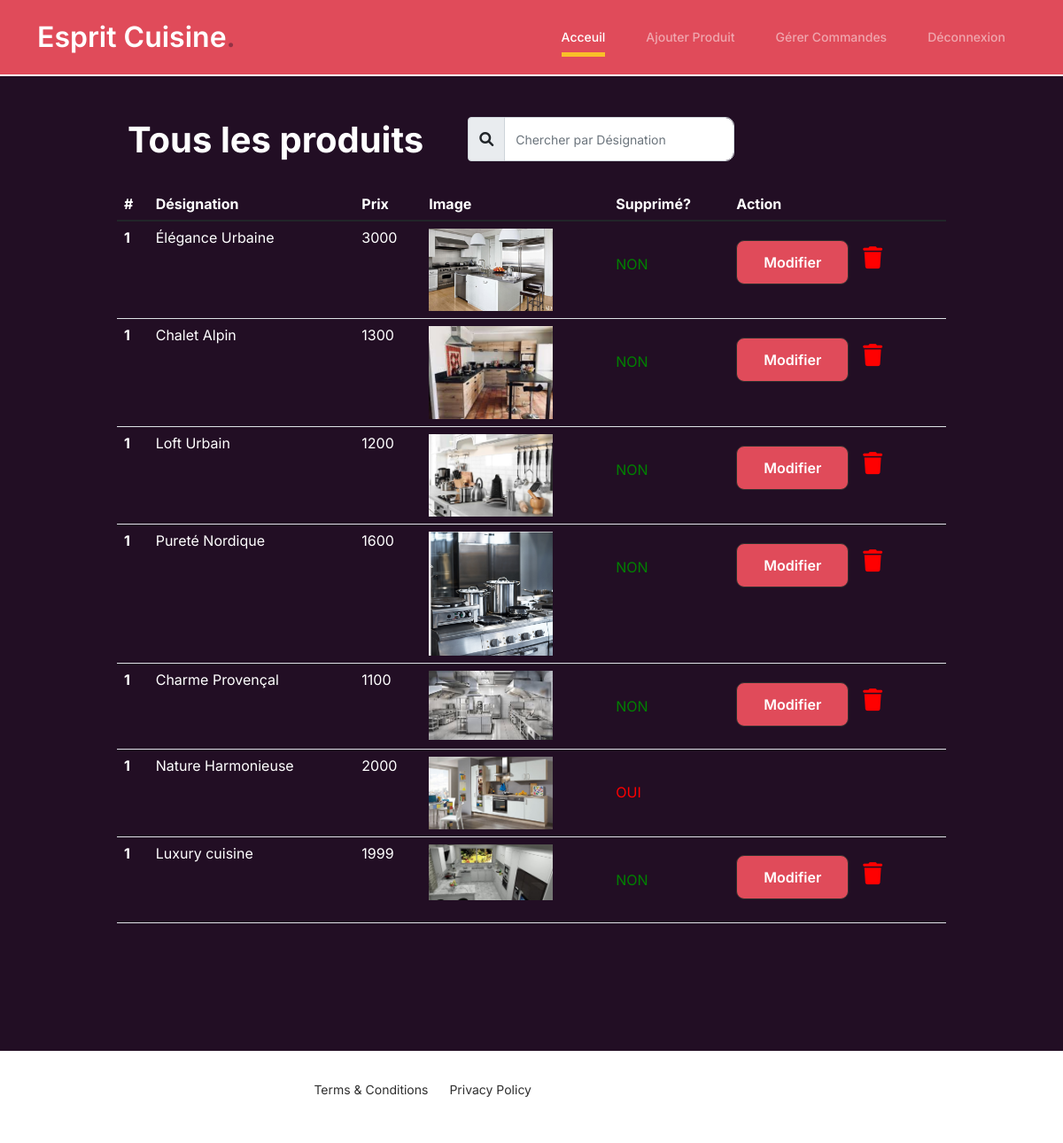
The app's page /admin/acceuil.php (signed in) with its own data.
### tables this page shows
CREATE TABLE `produits` (
  `id` int(11) NOT NULL,
  `Desingation` varchar(200) NOT NULL,
  `Description` varchar(500) NOT NULL,
  `prix` float NOT NULL,
  `image` varchar(200) NOT NULL,
  `deleted` int(11) NOT NULL
);

### admin/fonctions.php (called while the page is built, shortened)
<?php
    function connexion(){
        $servername="localhost";
        $user="root";
        $DBpsw="";
        $DBname="cuisine";
        try {
            $conn = new PDO("mysql:host=$servername;dbname=$DBname", $user, $DBpsw);
            $conn->setAttribute(PDO::ATTR_ERRMODE, PDO::ERRMODE_EXCEPTION);
            return $conn;
          } catch(PDOException $e) {
            echo "Connection failed: " . $e->getMessage();
          }
}
function getProducts(){
    $conn=connexion();
    $req="SELECT * FROM produits ";
    $res=$conn->query($req);
    $prods=$res->fetchAll();
    return $prods;
}

### admin/acceuil.php (the view, shortened to what this page needs)
<?php
include "fonctions.php";
$prods=getProducts();
?>
<!doctype html>
<html lang="en">
<head>
  <link rel="stylesheet" type="text/css" href="https://cdn.jsdelivr.net/npm/toastify-js/src/toastify.min.css">
		<link href="css/bootstrap.min.css" rel="stylesheet">
		<link href="https://cdnjs.cloudflare.com/ajax/libs/font-awesome/6.0.0-beta3/css/all.min.css" rel="stylesheet">
		<link href="css/tiny-slider.css" rel="stylesheet">
		<link href="css/style.css" rel="stylesheet">
	</head>
	<body >
		<nav style="border-bottom:2px solid white" class="custom-navbar navbar navbar navbar-expand-md navbar-dark bg-dark" arial-label="Furni navigation bar">
			<div class="container">
				<a class="navbar-brand" href="acceuil.php">Esprit Cuisine<span style="color:#220e24">.</span></a>
				<div class="collapse navbar-collapse" id="navbarsFurni">
				<ul class="custom-navbar-nav navbar-nav ms-auto mb-2 mb-md-0">
						<li class="nav-item active">
							<a class="nav-link" href="acceuil.php">Acceuil</a>
						</li>
						<li class="nav-item">
							<a class="nav-link" href="ajouterproduit.php">Ajouter Produit</a>
						</li>
						<li class="nav-item">
							<a class="nav-link" href="gerercomandes.php">Gérer Commandes</a>
						</li>
						<li><a class="nav-link" href="deconnexion.php">Déconnexion</a></li>
					</ul>
				</div>
			</div>
		</nav>
			<div class="hero" style="margin-top:-50px;min-height:90vh;display:flex;justify-content:center;">
				<div class="container" style="width:78%">
					<div class="row justify-content-between">
						<div style="display:flex;align-items:center">
								<h1 style="margin-right:50px">Tous les produits</h1>
								<form style="margin-top:-35px" class="row row-cols-lg-auto g-3 align-items-center" action="acceuil.php" method="post">
									<div class="col-12">
										<div class="input-group">
										<div class="input-group-text"><i class="fa-solid fa-magnifying-glass"></i></div>
										<input name="rech" type="text" class="form-control" id="inlineFormInputGroupUsername" placeholder="Chercher par Désignation">
										</div>
									</div>
								</form>
						</div>
                        <table class="table">
  <thead>
    <tr>
      <th scope="col">#</th>
      <th scope="col">Désignation</th>
      <th scope="col">Prix</th>
      <th scope="col">Image</th>
      <th scope="col">Supprimé?</th>
      <th scope="col">Action</th>
    </tr>
  </thead>
  <tbody>
   <?php
        foreach($prods as $prod){
			$supp='<p style="color:green;padding-top:30px">NON</p>';
			$act='<a href="modifierproduit.php?id='.$prod["id"].'" style="border-radius:9px;background-color:#e04b5a;margin-right:16px" class="btn">Modifier</a><a href="supprimer.php?id='.$prod["id"].'"><i style="margin-top:20px;font-size:25px;color:red" class="fa-solid fa-trash"></i></a>';
			if($prod["deleted"]==1){
				$supp='<p style="color:red;padding-top:30px">OUI</p>';
				$act='';
			}
            print'
            <tr>
            <th scope="row">1</th>
            <td>'.$prod["Desingation"].'</td>
            <td>'.$prod["prix"].'</td>
            <td><img style="width:140px" src="images/'.$prod["image"].'"></td>
            <td>'.$supp.'</td>
            <td>'.$act.'</td>
          </tr>
            ';
        }
   ?>
  </tbody>
</table>
					</div>
				</div>
			</div>
		<footer class="footer-section" style="padding:30px">
						<div class="col-lg-6 text-center text-lg-end" style="max-height:50px">
							<ul class="list-unstyled d-inline-flex ms-auto">
								<li class="me-4"><a href="#">Terms &amp; Conditions</a></li>
								<li><a href="#">Privacy Policy</a></li>
							</ul>
						</div>
		</footer>
	</body>
</html>

### admin/css/style.css (style rules this page uses)
body { overflow-x: hidden; position: relative; }
body { font-family: "Inter", sans-serif; font-weight: 400; line-height: 28px; color: #FFF; font-size: 14px; background-color: #eff2f1; }
a { text-decoration: none; -webkit-transition: .3s all ease; -o-transition: .3s all ease; transition: .3s all ease; color: #2f2f2f; text-decoration: underline; }
.custom-navbar { background: #e04b5a !important; padding-top: 20px; padding-bottom: 20px; }
.custom-navbar .navbar-brand { font-size: 32px; font-weight: 600; }
.custom-navbar .navbar-brand > span { opacity: .4; }
@media (min-width: 992px) { .custom-navbar .custom-navbar-nav li { margin-left: 15px; margin-right: 15px; } }
.custom-navbar .custom-navbar-nav li a { font-weight: 500; color: #ffffff !important; opacity: .5; -webkit-transition: .3s all ease; -o-transition: .3s all ease; transition: .3s all ease; position: relative; }
@media (min-width: 768px) { .custom-navbar .custom-navbar-nav li a:before { content: ""; position: absolute; bottom: 0; left: 8px; right: 8px; background: #f9bf29; height: 5px; opacity: 1; visibility: visible; width: 0; -webkit-transition: .15s all ease-out; -o-transition: .15s all ease-out; transition: .15s all ease-out; } }
.custom-navbar .custom-navbar-nav li.active a { opacity: 1; }
.custom-navbar .custom-navbar-nav li.active a:before { width: calc(100% - 16px); }
.hero { background: #220e24; padding: calc(4rem - 30px) 0 0rem 0; }
@media (min-width: 768px) { .hero { padding: calc(4rem - 30px) 0 4rem 0; } }
@media (min-width: 992px) { .hero { padding: calc(8rem - 30px) 0 8rem 0; } }
.hero h1 { font-weight: 700; color: #ffffff; margin-bottom: 30px; }
.hero p { color: rgba(255, 255, 255, 0.5); margin-bottom: 30px; }
.btn { font-weight: 600; padding: 12px 30px; border-radius: 30px; color: #ffffff; background: #2f2f2f; border-color: #2f2f2f; }
.footer-section { padding: 80px 0; background: #ffffff; }
.footer-section a { text-decoration: none; color: #2f2f2f; -webkit-transition: .3s all ease; -o-transition: .3s all ease; transition: .3s all ease; }
.form-control { height: 50px; border-radius: 10px; font-family: "Inter", sans-serif; }

### admin/acceuil.php (style rules this page uses)
th,td { color:white; }

### records on screen
produits: Desingation "Élégance Urbaine", prix "3000", image (picture)
produits: Desingation "Chalet Alpin", prix "1300", image (picture)
produits: Desingation "Loft Urbain", prix "1200", image (picture)
produits: Desingation "Pureté Nordique", prix "1600", image (picture)
produits: Desingation "Charme Provençal", prix "1100", image (picture)
produits: Desingation "Nature Harmonieuse", prix "2000", image (picture), deleted "OUI"
produits: Desingation "Luxury cuisine", prix "1999", image (picture)
